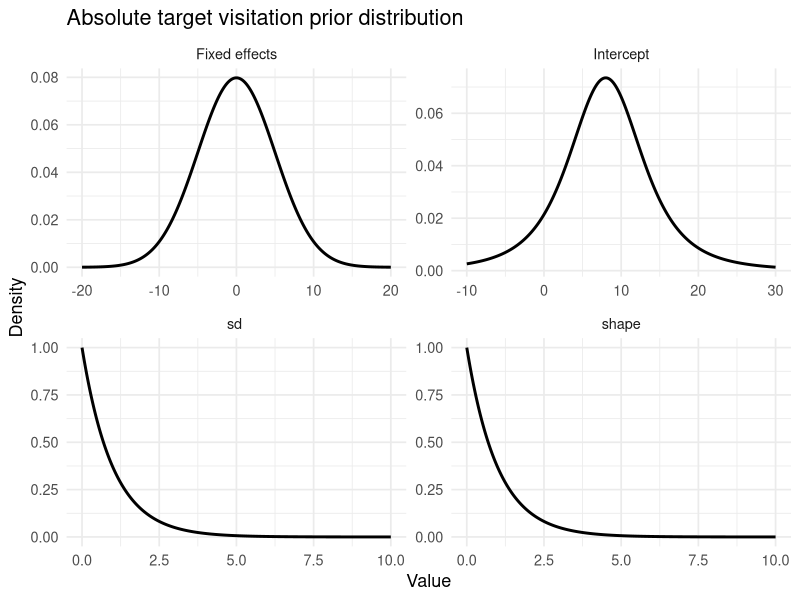
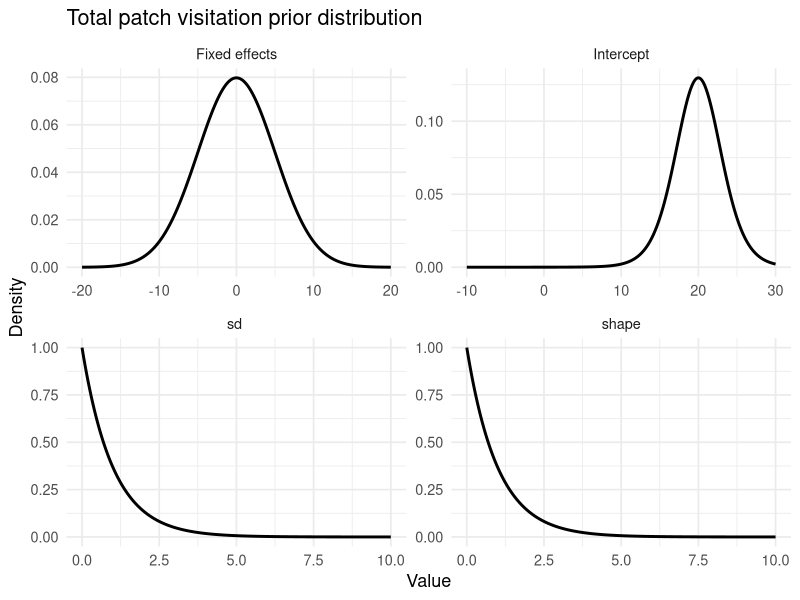
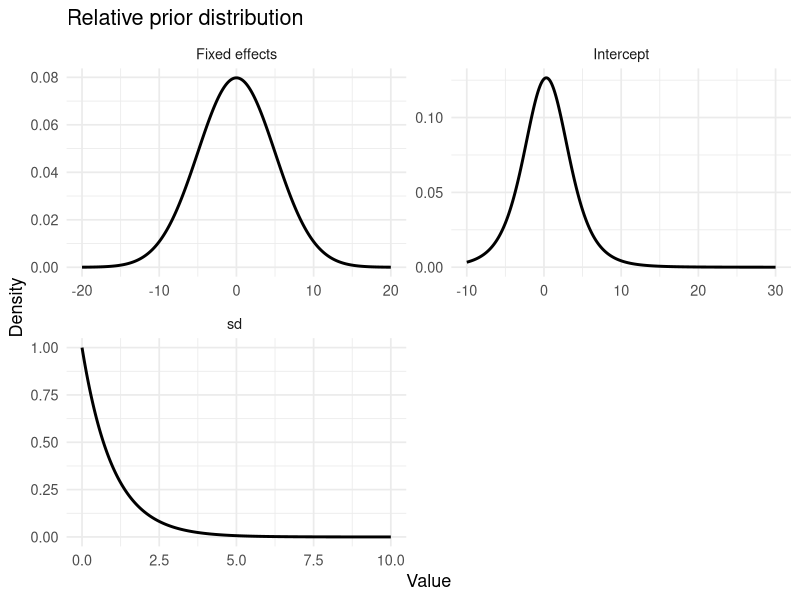

Write R code to recreate these figures, in order.
# Plotting prior distributions
#JO


library(tidyverse)

# absolute ----------------------------------------------------------------

# Define scales
x_student <- seq(-10, 30, length.out = 1000)
x_normal <- seq(-20, 20, length.out = 1000)
x_gamma <- seq(0, 10, length.out = 1000)
x_exp <- seq(0, 10, length.out = 1000)

# binding together into dataframe
absolute_priors_df <- bind_rows(
  data.frame(    x =x_student,
                 density = dt((x_student - 8)/5, df = 3) / 5,
                 prior = "Intercept"),
  data.frame( x = x_normal,
              density = dnorm(x_normal, mean = 0, sd = 5),
              prior = "Fixed effects"),
  data.frame(   x = x_gamma,
                density = dgamma(x_gamma, shape = 1, rate = 1),
                prior = "shape"),
  data.frame( x = x_exp,
              density = dexp(x_exp, rate = 1),
              prior = "sd "))

#plotting both adapted and baseline distributions into one plot
absolute_prior_plot<-  ggplot(absolute_priors_df, aes(x = x, y = density)) +
  geom_line(size = 1) +
  #one graph per prior
  facet_wrap(~ prior, scales = "free", ncol = 2) +
  #title and axis titles
  labs(title = "Absolute target visitation prior distribution",
       x = "Value",
       y = "Density")+
  theme_minimal(base_size = 13)

# saving plot
ggsave(absolute_prior_plot,
       file="output/plots/model_fit/absolute_priors.png",
       height=8,
       width=8,
       bg="white")


# global ------------------------------------------------------------------

# binding together into dataframe for global priors
global_priors_df <- bind_rows(
  data.frame(    x =x_student,
                 density = dt((x_student - 20)/3, df = 10) / 3,
                 prior = "Intercept"),
  data.frame( x = x_normal,
              density = dnorm(x_normal, mean = 0, sd = 5),
              prior = "Fixed effects"),
  data.frame(   x = x_gamma,
                density = dgamma(x_gamma, shape = 1, rate = 1),
                prior = "shape"),
  data.frame( x = x_exp,
              density = dexp(x_exp, rate = 1),
              prior = "sd "))


#plotting
global_prior_plot<-  ggplot(global_priors_df, aes(x = x, y = density)) +
    geom_line(size = 1) +
    #one graph per prior
    facet_wrap(~ prior, scales = "free", ncol = 2) +
    #title and axis titles
    labs(title = "Total patch visitation prior distribution",
         x = "Value",
         y = "Density")+
    theme_minimal(base_size = 13)

#saving plot
ggsave(global_prior_plot,
       file="output/plots/model_fit/global_priors.png",
       height=8,
       width=8,
       bg="white")


# Relative priors ---------------------------------------------------------

relative_priors_df <- bind_rows(
  data.frame(    x =x_student,
                 density = dt((x_student - 0.3)/3, df = 5) / 3,
                 prior = "Intercept"),
  data.frame( x = x_normal,
              density = dnorm(x_normal, mean = 0, sd = 5),
              prior = "Fixed effects"),
  data.frame( x = x_exp,
              density = dexp(x_exp, rate = 1),
              prior = "sd "))

#plotting both adapted and baseline distributions into one plot
relative_prior_plot<-  ggplot(relative_priors_df, aes(x = x, y = density)) +
  geom_line(size = 1) +
  #one graph per prior
  facet_wrap(~ prior, scales = "free", ncol = 2) +
  #title and axis titles
  labs(title = "Relative prior distribution",
       x = "Value",
       y = "Density")+
  theme_minimal(base_size = 13)

#saving plot
ggsave(relative_prior_plot,
       file="output/plots/model_fit/relative_priors.png",
       height=8,
       width=8,
       bg="white")
